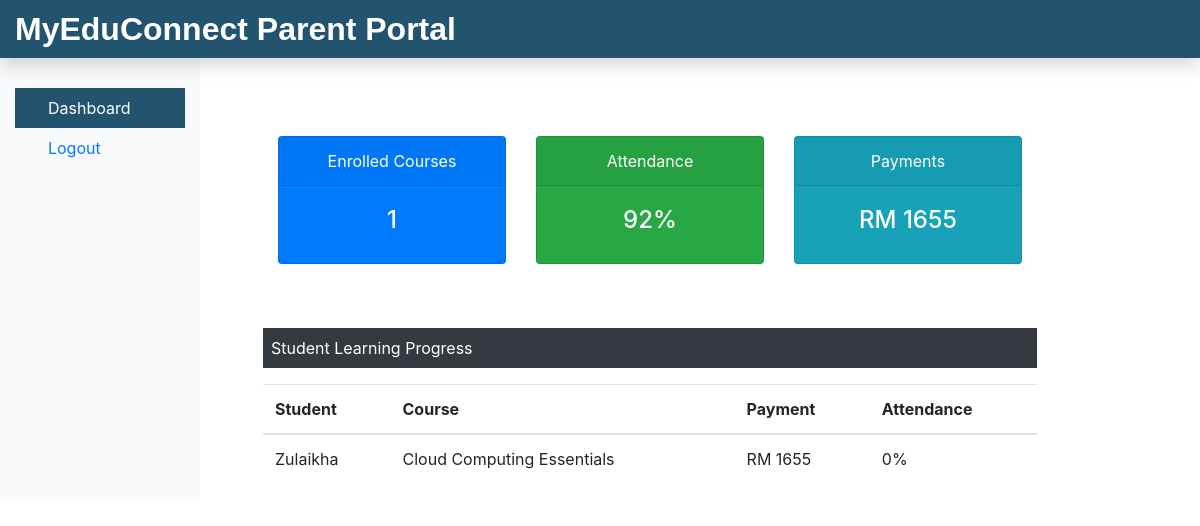
Page /Parent/dashboard.php (signed in) on the committed database.
### tables this page shows
CREATE TABLE `student` (
  `stu_id` int(11) NOT NULL,
  `stu_name` varchar(255) NOT NULL,
  `stu_email` varchar(255) NOT NULL,
  `stu_pass` varchar(255) NOT NULL,
  `stu_occ` varchar(255) NOT NULL,
  `stu_img` text NOT NULL
);

CREATE TABLE `course` (
  `course_id` int(11) NOT NULL,
  `course_name` text NOT NULL,
  `course_desc` text NOT NULL,
  `course_author` varchar(255) NOT NULL,
  `course_img` text NOT NULL,
  `course_duration` text NOT NULL,
  `course_price` int(11) NOT NULL,
  `course_original_price` int(11) NOT NULL
);

CREATE TABLE `courseorder` (
  `co_id` int(11) NOT NULL,
  `order_id` varchar(255) NOT NULL,
  `stu_email` varchar(255) NOT NULL,
  `course_id` int(11) NOT NULL,
  `status` varchar(255) NOT NULL,
  `respmsg` text NOT NULL,
  `amount` int(11) NOT NULL,
  `order_date` date NOT NULL
);

### Parent/dashboard.php (the view, shortened to what this page needs)
<?php
include('../dbConnection.php');
$email=$_SESSION['parentEmail'];
$courseQuery="
SELECT COUNT(courseorder.co_id) AS totalCourses
FROM parent
JOIN student
ON parent.student_email=student.stu_email
JOIN courseorder
ON student.stu_email=courseorder.stu_email
WHERE parent.parent_email='$email'
";
$courseResult=$conn->query($courseQuery);
$totalCourses=$courseResult->fetch_assoc()['totalCourses'];
$paymentQuery="
SELECT SUM(courseorder.amount) AS totalPayment
FROM parent
JOIN student
ON parent.student_email=student.stu_email
JOIN courseorder
ON student.stu_email=courseorder.stu_email
WHERE parent.parent_email='$email'
";
$paymentResult=$conn->query($paymentQuery);
$totalPayment=$paymentResult->fetch_assoc()['totalPayment'];
$attendanceQuery="
SELECT AVG(attendance.attendance_percentage)
AS avgAttendance
FROM parent
JOIN student
ON parent.student_email=student.stu_email
JOIN attendance
ON student.stu_email=attendance.stu_email
WHERE parent.parent_email='$email'
";
$attendanceResult=$conn->query($attendanceQuery);
$attendanceData=
$attendanceResult->fetch_assoc();
$attendance=
round($attendanceData['avgAttendance']);
?>
<!DOCTYPE html>
<html>
<head>
<link rel="stylesheet" href="../css/bootstrap.min.css">
<link rel="stylesheet" href="../css/all.min.css">
<link rel="stylesheet" href="../css/adminstyle.css">
</head>
<body>
<nav class="navbar navbar-dark fixed-top p-0 shadow"
style="background-color:#225470;">
<a class="navbar-brand col-sm-3 col-md-2 mr-0"
href="../index.php">
MyEduConnect Parent Portal
</a>
</nav>
<div class="container-fluid mb-5"
style="margin-top:40px;">
<div class="row">
<nav class="col-sm-2 bg-light sidebar py-5">
<div class="sidebar-sticky">
<ul class="nav flex-column">
<li class="nav-item">
<a class="nav-link active"
href="dashboard.php">
<i class="fas fa-tachometer-alt"></i>
Dashboard
</a>
</li>
<li class="nav-item">
<a class="nav-link"
href="logout.php">
<i class="fas fa-sign-out-alt"></i>
Logout
</a>
</li>
</ul>
</div>
</nav>
<div class="col-sm-9 mt-5">
<div class="row mx-5 text-center">
<div class="col-sm-4 mt-5">
<div class="card text-white bg-primary mb-3">
<div class="card-header">
Enrolled Courses
</div>
<div class="card-body">
<h4>
<?php echo $totalCourses; ?>
</h4>
</div>
</div>
</div>
<div class="col-sm-4 mt-5">
<div class="card text-white bg-success mb-3">
<div class="card-header">
Attendance
</div>
<div class="card-body">
<h4>
<?php echo $attendance; ?>%
</h4>
</div>
</div>
</div>
<div class="col-sm-4 mt-5">
<div class="card text-white bg-info mb-3">
<div class="card-header">
Payments
</div>
<div class="card-body">
<h4>
RM <?php echo $totalPayment; ?>
</h4>
</div>
</div>
</div>
</div>
<div class="mx-5 mt-5">
<p class="bg-dark text-white p-2">
Student Learning Progress
</p>
<table class="table">
<thead>
<tr>
<th>Student</th>
<th>Course</th>
<th>Payment</th>
<th>Attendance</th>
</tr>
</thead>
<tbody>
<?php
$email=$_SESSION['parentEmail'];
$sql="
SELECT
student.stu_name,
student.stu_email,
course.course_name,
course.course_id,
courseorder.amount
FROM parent
JOIN student
ON parent.student_email=student.stu_email
JOIN courseorder
ON student.stu_email=courseorder.stu_email
JOIN course
ON course.course_id=courseorder.course_id
WHERE parent.parent_email='$email'
";
$result=$conn->query($sql);
while($row=$result->fetch_assoc())
{
$stuEmail=$row['stu_email'];
$courseID=$row['course_id'];
$att="
SELECT attendance_percentage
FROM attendance
WHERE stu_email='$stuEmail'
AND course_id='$courseID'
";
$attResult=$conn->query($att);
$attendanceRow=$attResult->fetch_assoc();
$courseAttendance=
$attendanceRow['attendance_percentage']
?? 0;
echo "
<tr>
<td>".$row['stu_name']."</td>
<td>".$row['course_name']."</td>
<td>RM ".$row['amount']."</td>
<td>".$courseAttendance."%</td>
</tr>
";
}
?>
</tbody>
</table>
</div>
</div>
</div>
</div>
</body>
</html>

### css/adminstyle.css (style rules this page uses)
.navbar-brand { font-family: "Ubuntu", sans-serif; font-size: 2em; font-weight: bold; color: #fff; }
.active { background-color: #225470; color: #fff; }

### rows in the picture
student: stu_name "Zulaikha", course.course_name "Cloud Computing Essentials", courseorder.amount "1655", courseAttendance "0"

### other values in the picture
$totalCourses "1"
$attendance "92"
$totalPayment "1655"
